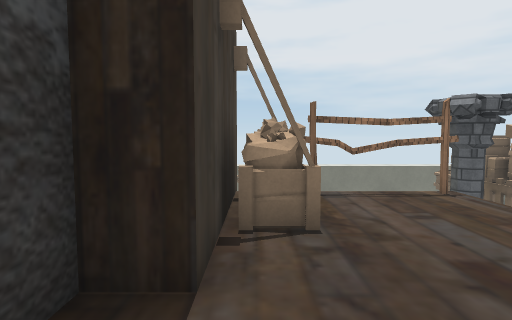
[1] (above)

16 first-person views from a walk through a scene from a Unity 3-D project. The camera is 1.3 m above the floor, tilts 4° down and sees 80° across. The floor is counted in squares, 1 m on a side. Each view is taken from the middle of a square. On the plan, view 1 faces up. The plan holds only what a view shows up to about 14 squares ahead; the rest is blank. The player is left out. Some animated figures are not drawn. Some surface patterns are stand-ins.

[2]
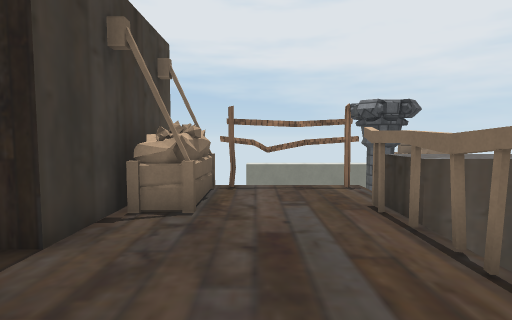

[3]
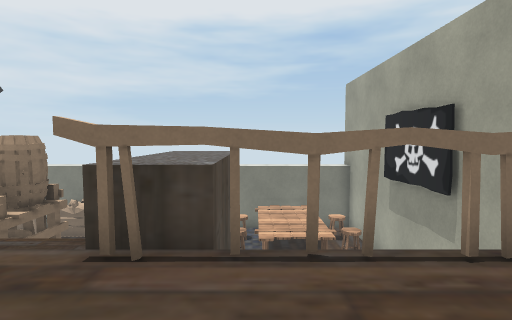

[4]
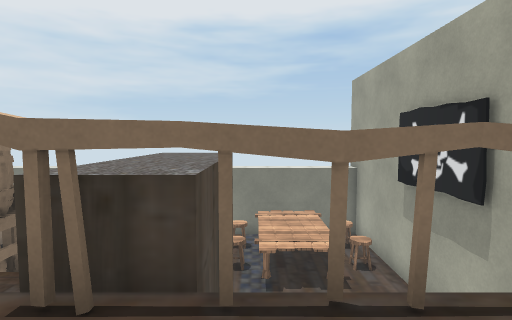

[5]
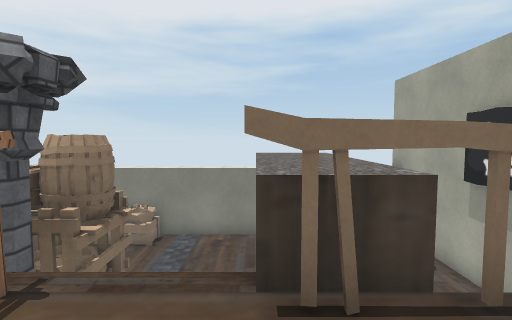

[6]
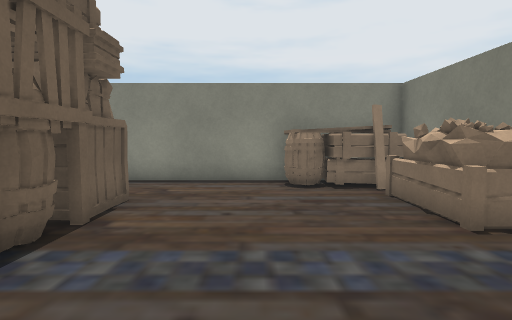

[7]
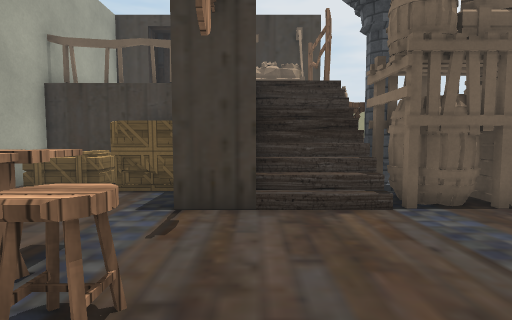

[8]
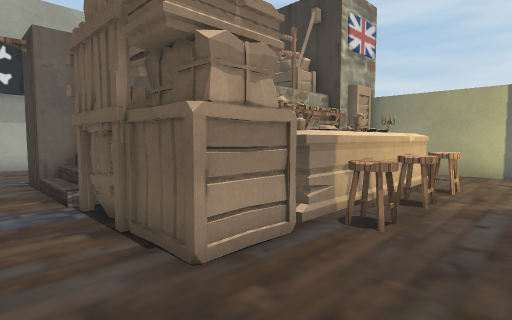

[9]
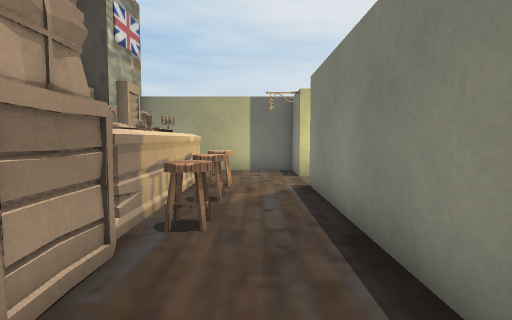

[10]
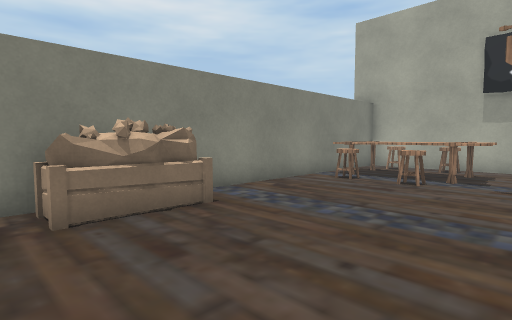

[11]
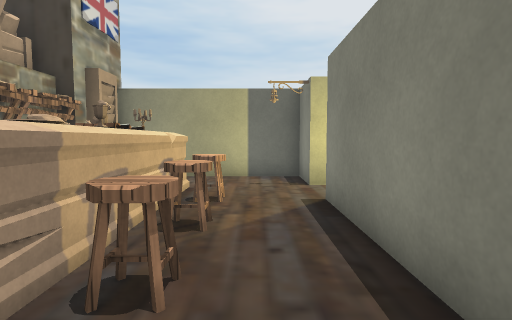

[12]
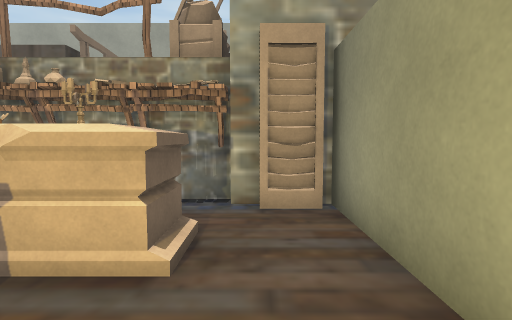

[13]
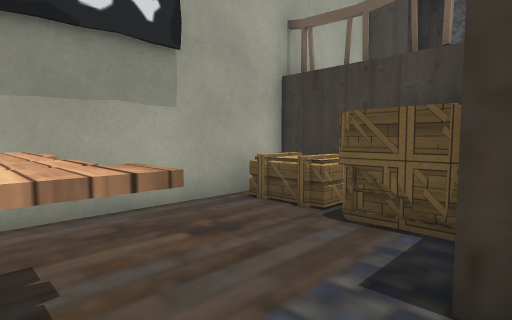

[14]
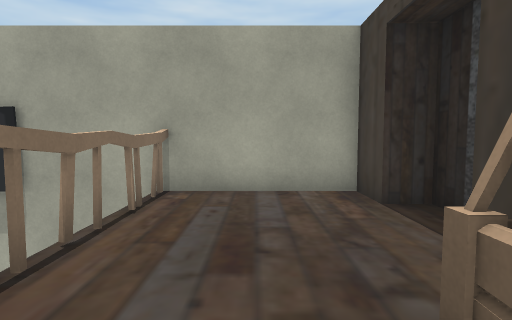

[15]
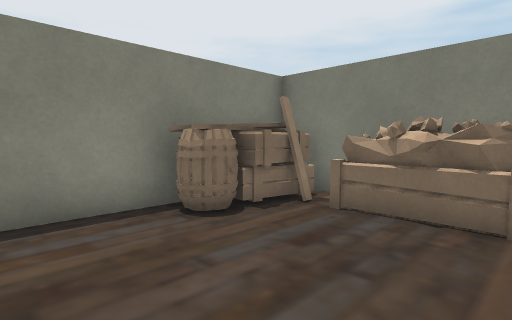

[16]
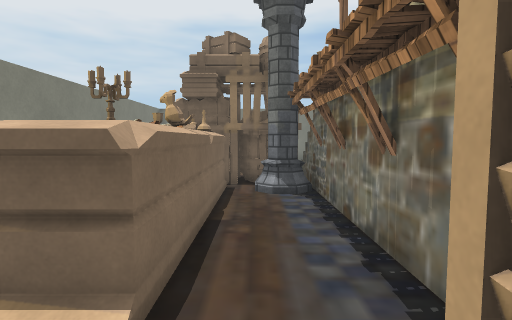

### Floor plan
Key: @ floor where view 1 was taken; # wall or solid block; . main floor; : floor 3 m higher than the main floor; / step, stairs or slope; ^ raised ledge; P pillar; S stool; T table; C crate; H shelf; U cup; B bag; O other object.
Columns run from 3 left of view 1 to 16 right of it. Each row starts with its distance up from view 1.
 15 ###..###############
 14 #..............OOOO#
 13 #..............OOOO#
 12 #...SSSSSS.......OO#
 11 #..OOO UOOOO.....OO#
 10 #..OOO BOOOO.....OO#
  9 #........POO.....OO#
  8 ###..HH.H#OO.......#
  7   ######////.......#
  6   #OO:::////.......#
  5   #OO::O^###.......#
  4   #OO::O^###...S.S.#
  3  ##::::OCCC..TTSTST#
  2  #:::::O CC...TTTTT#
  1  #:::::OCC....TTTTT#
  0  ##@:::OCC....TS ST#
 -1   #::::O C.....S S #
 -2   ##################

Positions as (right, up) in squares from view 1, and headings:
1: (0, 0), facing up
2: (2, -1), facing up
3: (1, 3), facing right
4: (2, 3), facing right
5: (2, 5), facing right
6: (11, 5), facing up
7: (14, 5), facing left
8: (10, 14), facing down-left
9: (10, 13), facing left
10: (9, 13), facing down-right
11: (8, 13), facing left
12: (-1, 14), facing down
13: (11, 4), facing down-left
14: (2, 6), facing down
15: (9, 9), facing up-right
16: (-2, 9), facing right
